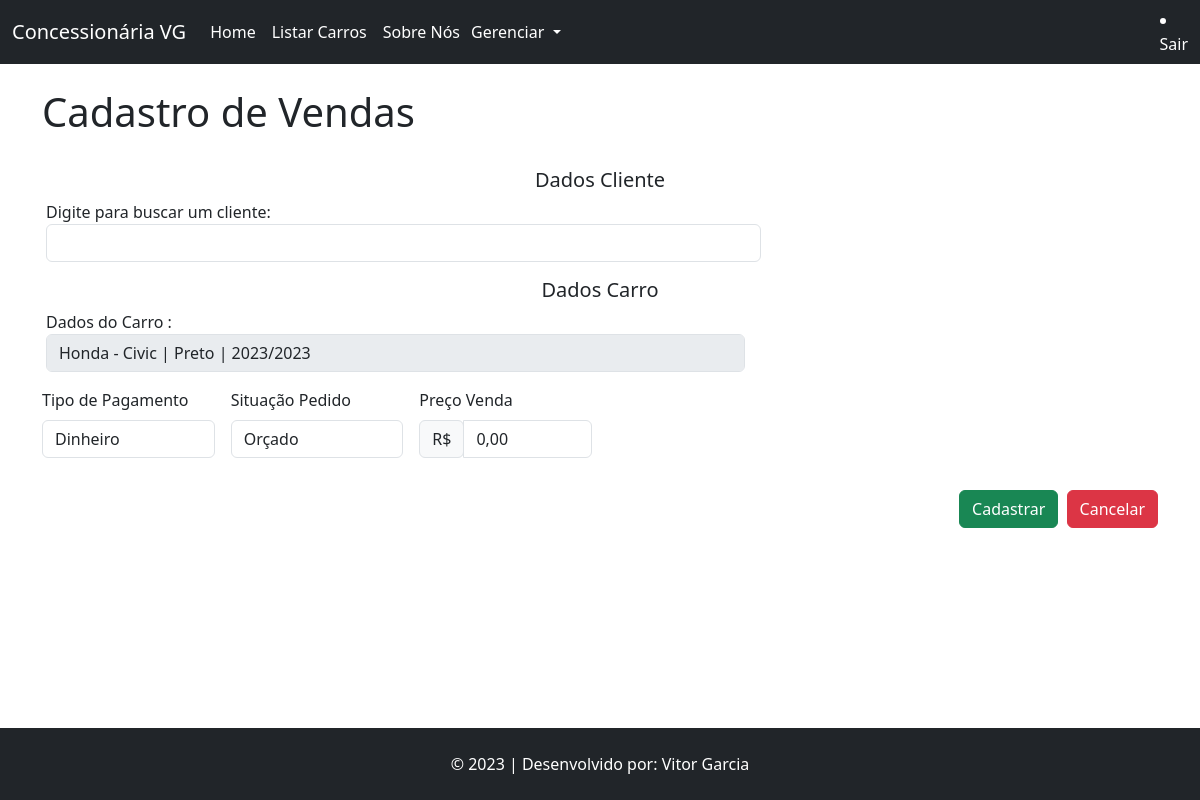
Page /venda/cadastro/2 (signed in) on the committed database.
### tables this page shows
CREATE TABLE `marca` (
  `id` int(11) NOT NULL,
  `nome` varchar(100) NOT NULL
);

CREATE TABLE `modelo` (
  `id` int(11) NOT NULL,
  `nome` varchar(100) NOT NULL,
  `id_marca` int(11) NOT NULL
);

CREATE TABLE `carro` (
  `id` int(11) NOT NULL,
  `id_modelo` int(11) NOT NULL,
  `ano_fabricacao` year(4) NOT NULL,
  `cor` varchar(50) NOT NULL,
  `preco_venda` decimal(10,2) NOT NULL,
  `quilometragem` int(11) NOT NULL,
  `modelo_direcao` varchar(50) NOT NULL,
  `modelo_transmissao` varchar(50) NOT NULL,
  `placa` varchar(12) NOT NULL,
  `observacoes` varchar(255) NOT NULL,
  `disponibilidade` varchar(50) NOT NULL,
  `tipo_freio` varchar(15) NOT NULL,
  `motor` varchar(15) NOT NULL,
  `tipo_combustivel` varchar(15) NOT NULL,
  `tipo_tracao` varchar(15) NOT NULL,
  `ano_modelo` year(4) NOT NULL
);

### App/Controllers/Controller.php (called while the page is built, shortened)
<?php
abstract class Controller
{
    private $viewVar;
    public function render($view)
    {
        $viewVar = $this->getViewVar();
        require_once PATH . '/App/Views/layouts/cabecalho.php';
        require_once PATH . '/App/Views/layouts/menu.php';
        require_once PATH . '/App/Views/' . $view . '.php';
        require_once PATH . '/App/Views/layouts/rodape.php';
    }
    public function getViewVar()
    {
        return $this->viewVar;
    }
    public function setViewParam($varName, $varValue)
    {
        if ($varName != "" && $varValue != "") {
            $this->viewVar[$varName] = $varValue;
        }
    }
}

### App/Controllers/VendaController.php (called while the page is built, shortened)
<?php
class VendaController extends Controller
{
    public function cadastro($params)
    {
        $idCarro = $params[0];
        $carroDAO = new CarroDAO();
        $carro = $carroDAO->listar($idCarro);
        $this->render('venda/cadastro');
    }
}

### index.php (called while the page is built, shortened)
<?php
try {
    $app = new App();
    $app->run();
}catch (\Exception $e){
    $oError = new Erro($e);
    $oError->render();
}

### App/Lib/Conexao.php (called while the page is built, shortened)
<?php
class Conexao
{
    private static $connection;
    public static function getConnection()
    {
        $pdoConfig = DB_DRIVER . ":" . "host=" . DB_HOST . ";";
        $pdoConfig .= "dbname=" . DB_NAME . ";";
        try {
            if (!isset(self::$connection)) {
                self::$connection = new PDO($pdoConfig, DB_USER, DB_PASSWORD);
                self::$connection->setAttribute(PDO::ATTR_ERRMODE, PDO::ERRMODE_EXCEPTION);
            }
            return self::$connection;
        } catch (PDOException $e) {
            throw new Exception("Erro de conexão com o banco de dados", 500);
        }
    }
}

### App/Models/DAO/BaseDAO.php (called while the page is built, shortened)
<?php
abstract class BaseDAO
{
    private $conexao;
    public function __construct()
    {
        $this->conexao = Conexao::getConnection();
    }
    public function select($sql)
    {
        if (!empty($sql)) {
            return $this->conexao->query($sql);
        }
    }
}

### App/Models/DAO/CarroDAO.php (called while the page is built, shortened)
<?php
class CarroDAO extends BaseDAO{
    public function listar($id = null){
        if($id){
            $resultado = $this->select(
                "SELECT * FROM carro WHERE id = $id"
            );
            return $resultado->fetchObject(Carro::class);
        } else {
            $resultado = $this->select(
                'SELECT * FROM carro'
            );
            return $resultado->fetchAll(\PDO::FETCH_CLASS, Carro::class);
        }
        return false;
    }
}
?>

### App/Models/Entidades/Carro.php (called while the page is built, shortened)
<?php
class Carro{
     private $ano_fabricacao;
     private $ano_modelo;
     private $cor;
     private $preco_venda;
     function getAno_fabricacao(){
          return $this->ano_fabricacao;
     }
     function getAno_modelo(){
          return $this->ano_modelo;
     }
     public function getCor(){
          return $this->cor;
     }
     public function getPreco_venda(){
          return $this->preco_venda;
     }
     private $id_modelo;
     public function getId_modelo(){
          return $this->id_modelo;
     }
}
?>

### App/Models/DAO/ModeloDAO.php (called while the page is built, shortened)
<?php
class ModeloDAO extends BaseDAO{
    public function listar($id = null){
        if($id){
            $resultado = $this->select(
                "SELECT * FROM modelo WHERE id = $id"
            );
            return $resultado->fetchObject(Modelo::class);
        } else {
            $resultado = $this->select(
                'SELECT * FROM modelo'
            );
            return $resultado->fetchAll(\PDO::FETCH_CLASS, Modelo::class);
        }
        return false;
    }
}
?>

### App/Models/Entidades/Modelo.php (called while the page is built, shortened)
<?php
class Modelo{
     private $nome;
     private $id_marca;
     public function getNome(){
          return $this->nome;
     }
   function getId_marca(){
        return $this->id_marca;
   }
}
?>

### App/Models/DAO/MarcaDAO.php (called while the page is built, shortened)
<?php
class MarcaDAO extends BaseDAO{
    public function listar($id = null){
        if($id){
            $resultado = $this->select(
                "SELECT * FROM marca WHERE id = $id"
            );
            return $resultado->fetchObject(Marca::class);
        } else {
            $resultado = $this->select(
                'SELECT * FROM marca'
            );
            return $resultado->fetchAll(\PDO::FETCH_CLASS, Marca::class);
        }
        return false;
    }
}
?>

### App/Models/Entidades/Marca.php (called while the page is built, shortened)
<?php
class Marca{
     private $nome;
   function getNome(){
        return $this->nome;
   }
}
?>

### App/Views/venda/cadastro.php (the view, shortened to what this page needs)
<?php
$carro = $viewVar['carro'];
$modeloDAO = new ModeloDAO();
$modelo = $modeloDAO->listar($carro->getId_modelo());
$marcaDAO = new MarcaDAO();
$marca = $marcaDAO->listar($modelo->getId_marca());
?>
<div class="container">
  <br>
    <h1>Cadastro de Vendas</h1>
  <br>
  <form action="http://<?php echo APP_HOST; ?>/venda/salvar" method="post" class="row g-3">
    <br>
    <h5 class="text-center">Dados Cliente</h5>
    <br>
    <div class="row">
      <div class="col-md-8">
        <label for="input_cliente">Digite para buscar um cliente:</label>
        <input list="clientes" name="input_cliente" class="form-control" id="input_cliente" onkeyup="funcaoCliente()">
        </div>
      </div>
    </div>
    <br>
    <h5 class="text-center">Dados Carro</h5>
    <br>
    <div class="row">
    <div class="row">
      <div class="col-md-8">
        <label for="input_carro">Dados do Carro :</label>
            <input type="text" class="form-control" value="<?php  echo $marca->getNome() . ' - ' . $modelo->getNome() . ' | ' . $carro->getCor() . ' | ' . $carro->getAno_fabricacao() . '/' . $carro->getAno_modelo(); ?>" disabled>
        </div>
      </div>
    </div>
      <div class="col-md-2">
        <label for="inputTipo_pagamento" class="form-label">Tipo de Pagamento</label>
          <select class="form-control" id="inputTipo_pagamento" name="tipo_pagamento">
              <option value="Dinheiro">Dinheiro</option>
          </select>
      </div>
      <div class="col-md-2">
        <label for="inputSituacao_pedido" class="form-label">Situação Pedido</label>
          <select class="form-control" id="inputSituacao_pedido" name="situacao_pedido">
              <option value="Orçado">Orçado</option>
          </select>
      </div>
      <div class="col-md-2">
          <label for="inputPreco_venda" class="form-label">Preço Venda</label>
          <div class="input-group mb-3">
              <div class="input-group-prepend">
                  <span class="input-group-text">R$</span>
              </div>
              <input type="text" class="form-control money" id="inputPreco_venda" name="preco_venda" value="<?php echo number_format($carro->getPreco_venda(), 2, ',', '.'); ?>">
          </div>
      </div>
      <div class="col-md-12 d-flex justify-content-end">
      <button type="submit" class="btn btn-success">Cadastrar</button>&nbsp&nbsp
      <button type="button" class="btn btn-danger">Cancelar</button>
    </div>
<br>
<br>

### rows in the picture
marca: nome.ano_modelo "Honda - Civic | Preto | 2023/2023"
carro: preco_venda "0,00"
